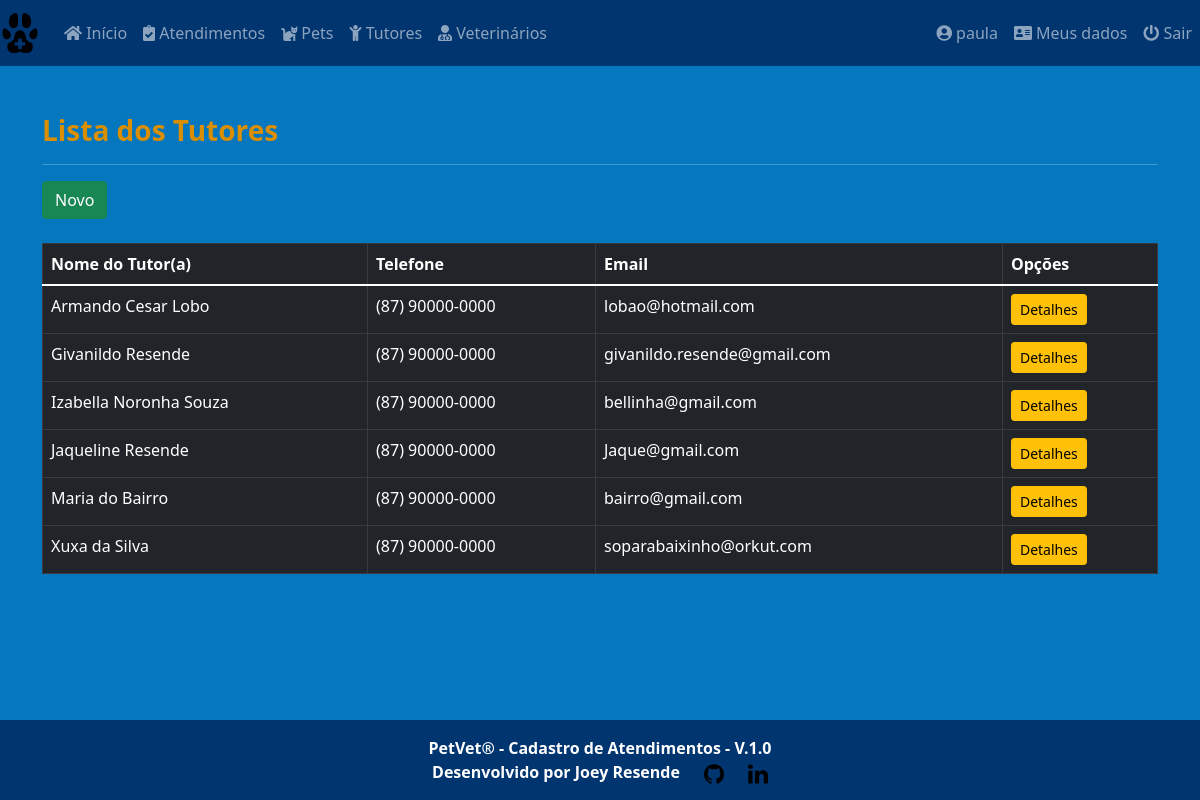
The app's page /core/tutors/ (signed in), older data.
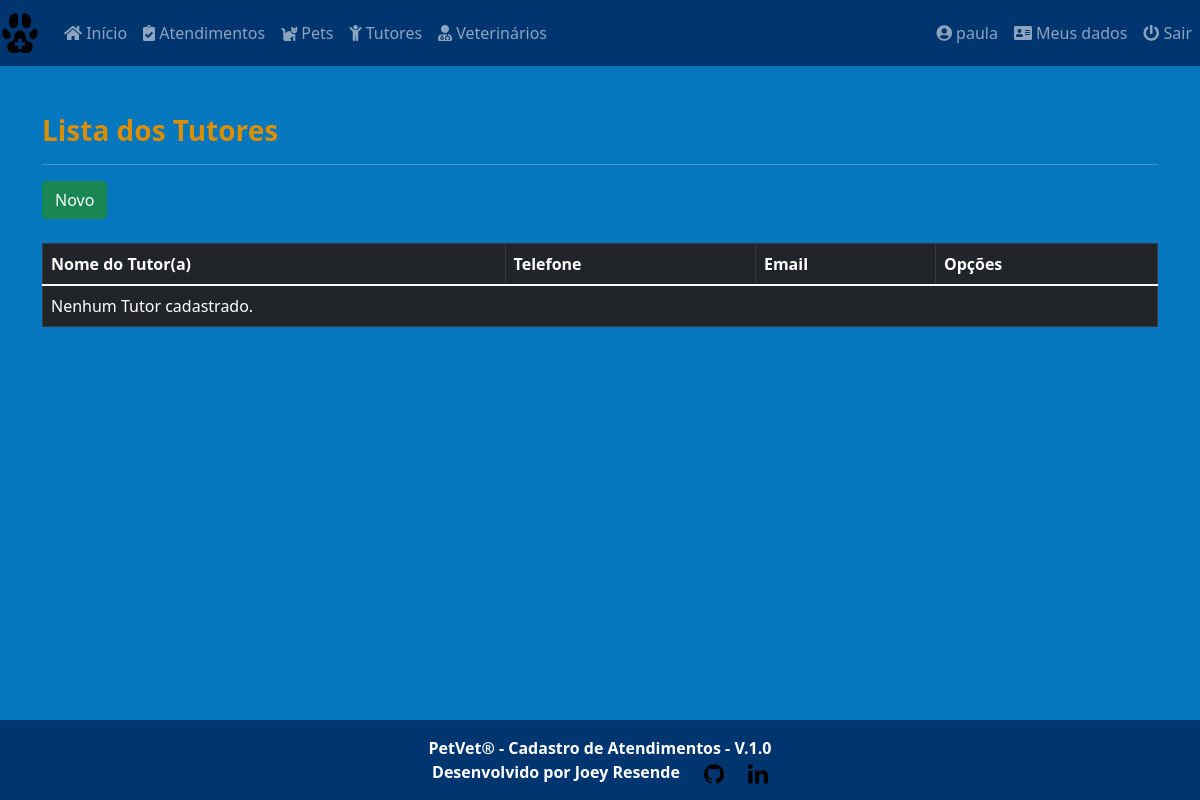
The same page, newer data.
### core/models.py (models this page shows, shortened)
class Tutor(models.Model):
    tutor_name = models.CharField(
        max_length=30, verbose_name='Nome do Tutor')
    cpf = models.CharField(max_length=14, null=True,
                           verbose_name='CPF')
    phone = models.CharField(max_length=15, null=True,
                             verbose_name='Telefone')
    email = models.EmailField(max_length=254, verbose_name='Email')
    cep = models.CharField(max_length=9, verbose_name='Cep')
    street = models.CharField(max_length=40, verbose_name='Rua')
    number = models.IntegerField(verbose_name='Numero')
    district = models.CharField(max_length=40, verbose_name='Bairro')
    city = models.CharField(
        max_length=40, default='Petrolina', verbose_name='Cidade')
    state = models.CharField(
        max_length=40, default='Pernambuco', verbose_name='Estado')
    class Meta:
        ordering = ['tutor_name']

### core/views.py (the view)
# urls.py: path('tutors/', TutorList.as_view(), name='tutors'),
class TutorList(LoginRequiredMixin, ListView):
    login_url = reverse_lazy('login')
    model = Tutor
    template_name = 'core/tutor_list.html'

### core/templates/core/tutor_list.html (shortened to what this page needs)
{% extends 'core/base_model.html' %}
{% load static %}
{% block content %}
<h3><strong>Lista dos Tutores</strong></h3>
<hr>
<a href="{% url 'tutor_new' %}" class="btn btn-success btn">Novo</a><br><br>
<div class="table-responsive">
  <table class="table table-bordered table-hover table-dark" id="tutor_table">
    <thead class="thead-dark">
      <tr>
        <th>Nome do Tutor(a)</th>
        <th>Telefone</th>
        <th>Email</th>
        <th>Opções</th>
      </tr>
    </thead>
    <tbody>
      {% for each in object_list %}
      <tr>
        <td>{{ each.tutor_name }}</td>
        <td>{{ each.phone }}</td>
        <td>{{ each.email }}</td>
        <td>
          <a href="{% url 'tutor_detail' each.pk %}" class="btn btn-warning btn-sm">Detalhes</a>
        </td>
      </tr>
      {% empty %}
      <tr>
        <td colspan="4">Nenhum Tutor cadastrado.</td>
      </tr>
      {% endfor %}
    </tbody>
  </table>
</div>
{% endblock %}

Row changes from the older to the newer data that the page shows:
removed Tutor: tutor_name "Armando Cesar Lobo", phone "(87) 90000-0000", email "lobao@hotmail.com"
removed Tutor: tutor_name "Givanildo Resende", phone "(87) 90000-0000", email "givanildo.resende@gmail.com"
removed Tutor: tutor_name "Izabella Noronha Souza", phone "(87) 90000-0000", email "bellinha@gmail.com"
removed Tutor: tutor_name "Jaqueline Resende", phone "(87) 90000-0000", email "Jaque@gmail.com"
removed Tutor: tutor_name "Maria do Bairro", phone "(87) 90000-0000", email "bairro@gmail.com"
removed Tutor: tutor_name "Xuxa da Silva", phone "(87) 90000-0000", email "soparabaixinho@orkut.com"
Text that changed along with them:
text now shown: "Nenhum Tutor cadastrado."
